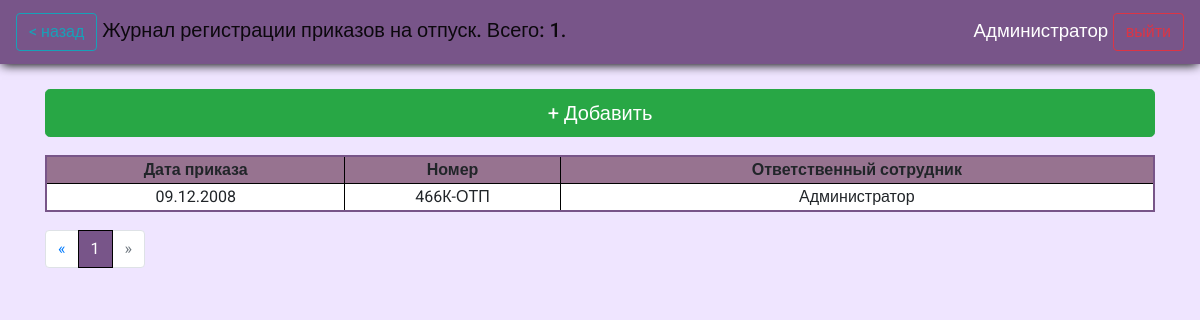
The app's page /journals/orders_on_vacation/ (signed in) with its own data.
### reg_jounals/models.py (models this page shows)
class OrdersOnVacation(models.Model):
    oov_number = models.CharField(blank = True, max_length=10, help_text="Введите номер приказа", verbose_name="Номер приказа", db_index=True)
    oov_date = models.DateField(help_text="Введите дату приказа", verbose_name="Дата приказа", db_index=True)
    oov_empList = models.TextField(help_text="Введите сотрудников в приказ", verbose_name="Список сотрудников в приказе")
    oov_res_officer = models.CharField(blank=True, editable=False,  max_length=256, help_text="Сотрудник, который внес документ в систему ", verbose_name='Ответственный сотрудник')
    class Meta:
        ordering = ["id"]
        verbose_name = 'Приказ на отпуск'
        verbose_name_plural = 'Приказы на отпуск'

### reg_jounals/views.py (the view)
# urls.py: path('orders_on_vacation/', views.order_on_vacation, name='orders_on_vacation'),
def order_on_vacation(request):
    if request.user.is_authenticated:
        orders =OrdersOnVacation.objects.all()
        p_orders = Paginator(orders, page_count)
        page_number = request.GET.get('page', 1)
        page = p_orders.get_page(page_number)
        count = len(orders)
        return render(request, 'reg_jounals/orders_on_vacation.html', context={'orders':page, 'count':count})
    else:
        return render(request, 'reg_jounals/no_auth.html')

### reg_jounals/templates/reg_jounals/orders_on_vacation.html (shortened to what this page needs)
{%extends "reg_jounals/index.html" %}
{%block header%} <a class="btn btn-outline-info" href="../"> < назад</a> Журнал регистрации приказов на отпуск. Всего: {{count}}.  {%endblock%}
{%block content%}
<a class="btn btn-success btn-lg m-bottom btn-add " href="{%url 'orders_on_vacation_add_url'%}"> + Добавить</a>
{% if orders %}
<table>
  <thead class="thead-dark">
  <tr class="tr-header">
    <th scope="col">Дата приказа</th>
    <th scope="col">Номер</th>
    <th scope="col">Ответственный сотрудник</th>
  </tr>
  </thead>
  {%for order in orders%}
<tr onclick="return location.href = '{% url 'orders_on_vacation_upd_url' id=order.id%}' ">
    <td>{{order.oov_date|date:"d.m.Y"}}</td>
    <td>{{order.oov_number}}</td>
    <td>{{order.oov_res_officer}}</td>
</tr>
  {%endfor%}
</table>
<nav  class="paginator" aria-label="Page navigation example">
  <ul class="pagination">
    <li class="page-item">
      <a class="page-link" href="#" aria-label="Previous">
<span aria-hidden="true">&laquo;</span>
      </a>
    </li>
{% for p in orders.paginator.page_range %}
  {% if orders.number == p%}
   <li class="page-item active"><a class="page-link" href="?page={{p}}">{{ p }}</a></li>
   {%else%}
        <li class="page-item"><a class="page-link" href="?page={{p}}">{{ p }}</a></li>
    {%endif%}
  {% endfor %}
{%if orders.has_next%}
    <li class="page-item">
      <a class="page-link" href='?page={{orders.next_page_number}}' aria-label="Next">
<span aria-hidden="true">&raquo;</span>
      </a>
    </li>
  {%else%}
  <li class="page-item disabled">
    <a class="page-link" href='#' aria-disabled='true' aria-label="Next">
      <span aria-hidden="true">&raquo;</span>
    </a>
  </li>
  {%endif%}
  </ul>
</nav>
{%else%}
<h2>Записей нет</h2>
{%endif%}
{%endblock%}

### reg_jounals/templates/reg_jounals/index.html (shortened to what this page needs)
<!DOCTYPE html>
<html lang="en">
<head>
  {%load static%}
  <link rel="stylesheet" href="{% static 'css/style.css'%}">
  <link rel="stylesheet" href="{% static 'css/VacList.css'%}">
  <link rel="stylesheet" href="https://cdn.jsdelivr.net/npm/bootstrap@4.5.3/dist/css/bootstrap.min.css">
</head>
<body>
  <header>
    <nav class="navbar navbar-light ">
    <span class="navbar-brand mb-0 h1">{%block header%}Журналы регистрации внутренней документации СУП{%endblock%}</span><span style="text-align: right; float: right;font-size: 14pt;"> {{ user.first_name }} <a class="btn btn-outline-danger" href="{% url 'logout'%}">выйти</a></span>
  </header>
<div class="container">
    {%block content%}{%endblock%}
  </div>
</body>
</html>

### reg_jounals/static/css/style.css (style rules this page uses)
* { font-family: 'Roboto', sans-serif; }
body { background: #white !important; background-color: #efe5ff !important; }
.container { margin-top: 10px; }
.btn-add { float: left; width: 100%; margin-top: 15px; }
.navbar { background-color: #785589 !important; color: white; box-shadow: 0 3px 10px -2px black; }
table { border: solid 2px #785589; background: white; border-collapse: collapse; margin: 18px auto; float: left; width: 100%; }
table th { text-align: center; }
table .tr-header { background: #977390; }
table tr th, td { border-right: solid 1px black; border-bottom: solid 1px black; cursor: pointer; text-align: center; }
table tr th:last-child, td:last-child { border-right: none; }
table tr:last-child { border-bottom: none; }
.paginator { width: 100%; float: left; }
.page-item.active .page-link { background: #785589 !important; border-color: black !important; }

### records on screen
OrdersOnVacation: oov_date "09.12.2008", oov_number "466К-ОТП", oov_res_officer "Администратор"

### other values on screen
{{ count }} "1"
{{ user.first_name }} "Администратор"
{{ p }} "1"
